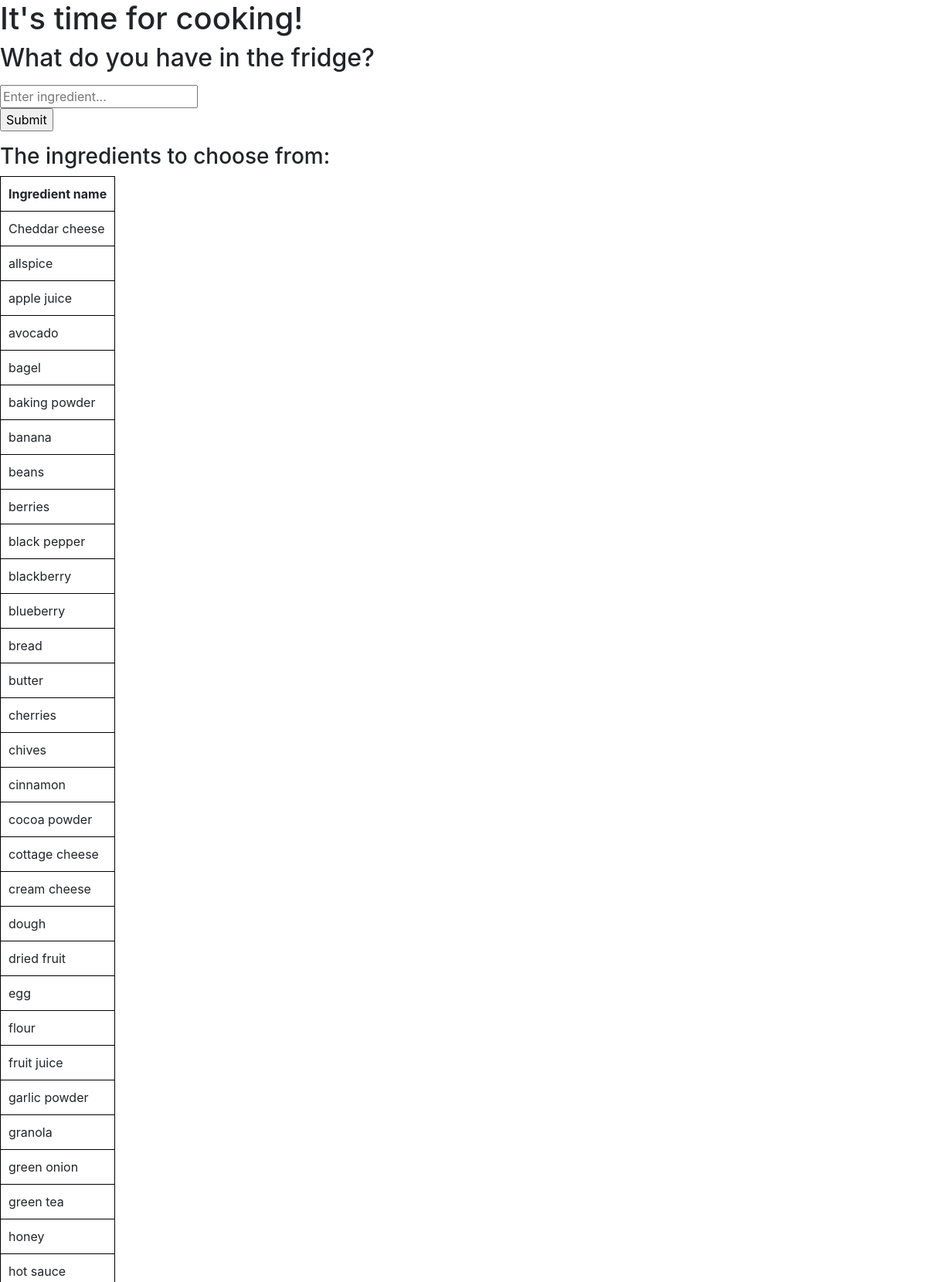
The app's page /select_form (signed in, upper part) with its own data.
### tables this page shows
CREATE TABLE "ingredients"
(
    "id" INTEGER NOT NULL PRIMARY KEY UNIQUE,
    "name" TEXT NOT NULL
);

### Recipes_app/app.py (the view)
@app.route('/select_form')
@login_required
def select_form():
    conn = get_connection()
    c = conn.cursor()
    result = c.execute('SELECT * FROM "ingredients" order by "name"')
    ingredients = result.fetchall()
    context = {
        'ingredients': ingredients
    }
    return render_template('select.html', **context)

### Recipes_app/auth.py (called while the page is built)
def login_required(view):
    @wraps(view)
    def wrapped_view(*args, **kwargs):
        if session:
            return view(*args, **kwargs)
        else:
            return redirect(url_for('auth_endpoints.login'))
    return wrapped_view

### Recipes_app/db.py (called while the page is built)
def get_connection():
    conn = sqlite3.connect('../database.db')
    conn.row_factory = sqlite3.Row
    return conn

### Recipes_app/templates/select.html (shortened to what this page needs)
{% extends 'base.html' %}
{% block body %}
<h1>It's time for cooking!</h1>
<h2>What do you have in the fridge?</h2>
<p>
<form method="post" action="/select_ingredients">
    <input type="text" name="name" placeholder='Enter ingredient...'/>
    <br>
    <input type="submit">
</form>
</p>
<h3>The ingredients to choose from:</h3>
<table>
    <tr>
        <th>Ingredient name</th>
    </tr>
    {% for i in ingredients %}
    <tr>
        <td>{{ i.name }}</td>
    </tr>
    {% endfor %}
</table>
{% endblock %}

### Recipes_app/templates/base.html (shortened to what this page needs)
<!doctype html>
<html lang="en">
  <head>
  <link rel="stylesheet" href="https://stackpath.bootstrapcdn.com/bootstrap/4.2.1/css/bootstrap.min.css">
  </head>
  <body>
  {% block body %}{% endblock %}
  </body>
</html>

### Recipes_app/templates/select.html (style rules this page uses)
table { border-collapse: collapse; }
td, th { border: 1px solid black; padding: 10px; }

### records on screen
ingredients: name "Cheddar cheese"
ingredients: name "allspice"
ingredients: name "apple juice"
ingredients: name "avocado"
ingredients: name "bagel"
ingredients: name "baking powder"
ingredients: name "banana"
ingredients: name "beans"
ingredients: name "berries"
ingredients: name "black pepper"
ingredients: name "blackberry"
ingredients: name "blueberry"
ingredients: name "bread"
ingredients: name "butter"
ingredients: name "cherries"
ingredients: name "chives"
ingredients: name "cinnamon"
ingredients: name "cocoa powder"
ingredients: name "cottage cheese"
ingredients: name "cream cheese"
ingredients: name "dough"
ingredients: name "dried fruit"
ingredients: name "egg"
ingredients: name "flour"
ingredients: name "fruit juice"
ingredients: name "garlic powder"
ingredients: name "granola"
ingredients: name "green onion"
ingredients: name "green tea"
ingredients: name "honey"
ingredients: name "hot sauce"
